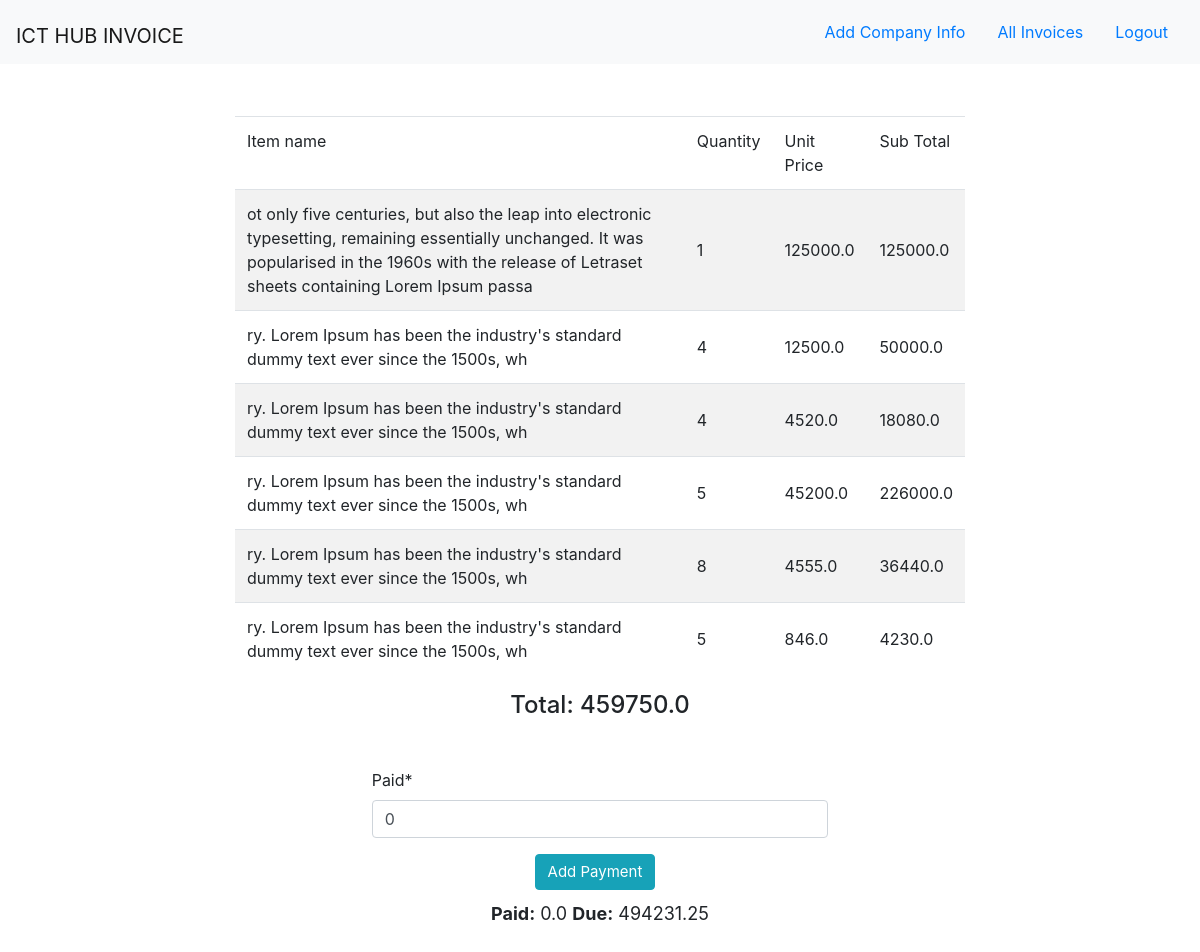
Page /invoice/edit/29 (signed in) on the committed database.
### customer/models.py (models this page shows, shortened)
class ProductInfo(models.Model):
    invoice_id = models.ForeignKey(InvoiceInfo, on_delete=models.CASCADE)
    item_name = models.CharField(max_length=200)
    quantity = models.PositiveIntegerField()
    unit_price = models.FloatField()
    sub_total = models.FloatField(editable=False, blank=True, null=True)
    created_on = models.DateTimeField(auto_now=False, auto_now_add=True)

class InvoiceInfo(models.Model):
    company_id = models.ForeignKey(CustomerCompanyInfo, on_delete=models.CASCADE)
    invoice_number = models.IntegerField(editable=False, unique=True)
    total = models.FloatField(editable=False, blank=True, null=True)
    tax = models.FloatField(editable=False, blank=True, null=True)
    paid = models.FloatField(editable=True, blank=False, default=0)
    grand_total = models.FloatField(editable=False, blank=True, null=True)
    issue_date = models.DateField(auto_now=False, auto_now_add=True)
    due_date = models.DateField(auto_now=False, auto_now_add=False)

### customer/views.py (the view, shortened to what this page needs)
# urls.py: path('invoice/edit/<int:id>', views.edit_invoice, name='edit-invoice'),
def edit_invoice(request, id):
    if request.user.is_authenticated:
        invoice = InvoiceInfo.objects.get(pk=id)
        print(invoice.paid)
        items = ProductInfo.objects.all().filter(invoice_id=invoice)
        total = 0
        for i in items:
            total = total + i.sub_total
        form2 = CreatePaidForm(request.POST or None)
        context = {
            "items": items,
            "total": total,
            "inv": invoice,
            "form2": form2,
        }
        return render(request, 'edit_invoice.html', context)
    else:
        return HttpResponseNotFound('<h1 style="text-align:center;">You are not eligible to see this page <br> DO '
                                    '<a href="/">LOGIN</a></h1>')

### customer/forms.py
class CreatePaidForm(forms.ModelForm):
    class Meta:
        model = InvoiceInfo
        fields = [
            'paid',
        ]

### templates/edit_invoice.html (shortened to what this page needs)
{% extends 'base.html' %}
{% load crispy_forms_filters %}
{% load django_template_maths %}
{% block content %}
<nav class="navbar navbar-light bg-light">
      <a href="{% url 'all_invoice' %}" class="navbar-brand mr-auto mt-2">ICT HUB INVOICE</a>
      <a class="nav-link ml-0" href="{% url 'customer-company' %}">Add Company Info</a>
      <a class="nav-link ml-0" href="{% url 'all_invoice' %}">All Invoices</a>
      <a class="nav-link ml-0" href="{% url 'logout' %}">Logout</a>
</nav>
<div class="container my-5">
    <div class="row">
        <div class="col-md-8 offset-2 mt-1">
            <table class="table table-striped">
            <thead>
                <tr>
                    <td style="">Item name</td>
                    <td style="">Quantity</td>
                    <td style="">Unit Price</td>
                    <td style="">Sub Total</td>
                </tr>
            </thead>
            <tbody>
                {% for item in items %}
                <tr>
                    <td style="vertical-align: middle;!important">{{ item.item_name }}</td>
                    <td style="vertical-align: middle;!important">{{ item.quantity }}</td>
                    <td style="vertical-align: middle;!important">{{ item.unit_price }}</td>
                    <td style="vertical-align: middle;!important">{{ item.sub_total }}</td>
                </tr>
                {% endfor %}
            </tbody>
        </table>
        <div class="well">
            <h4 class="text-center">Total: {{ total }}</h4>
        </div>
                <div class="col-md-8 offset-2 mt-5">
                    <form method="post">
                    {{ form2|crispy }}
                    <div class="text-center">
                        <button class="btn btn-info" style="font-size: 15px;margin-right: 10px;">Add Payment</button>
                        <p style="margin-top:10px;font-size:18px;"><b>Paid:</b> {{ inv.paid }} <b>Due:</b> {{ inv.grand_total|floatformat:2 }}</p>
                    </div>
                    </form>
                </div>
        </div>
    </div>
</div>
{% endblock content %}

### rows in the picture
ProductInfo: item_name "ot only five centuries, but also the leap into electronic typesetting, remaining essentially unchanged. It was popularised in the 1960s with the release of Letraset sheets containing Lorem Ipsum passa", quantity "1", unit_price "125000.0", sub_total "125000.0"
ProductInfo: item_name "ry. Lorem Ipsum has been the industry's standard dummy text ever since the 1500s, wh", quantity "4", unit_price "12500.0", sub_total "50000.0"
ProductInfo: item_name "ry. Lorem Ipsum has been the industry's standard dummy text ever since the 1500s, wh", quantity "4", unit_price "4520.0", sub_total "18080.0"
ProductInfo: item_name "ry. Lorem Ipsum has been the industry's standard dummy text ever since the 1500s, wh", quantity "5", unit_price "45200.0", sub_total "226000.0"
ProductInfo: item_name "ry. Lorem Ipsum has been the industry's standard dummy text ever since the 1500s, wh", quantity "8", unit_price "4555.0", sub_total "36440.0"
ProductInfo: item_name "ry. Lorem Ipsum has been the industry's standard dummy text ever since the 1500s, wh", quantity "5", unit_price "846.0", sub_total "4230.0"
InvoiceInfo: paid "0.0", grand_total "494231.25"

### other values in the picture
{{ total }} "459750.0"
